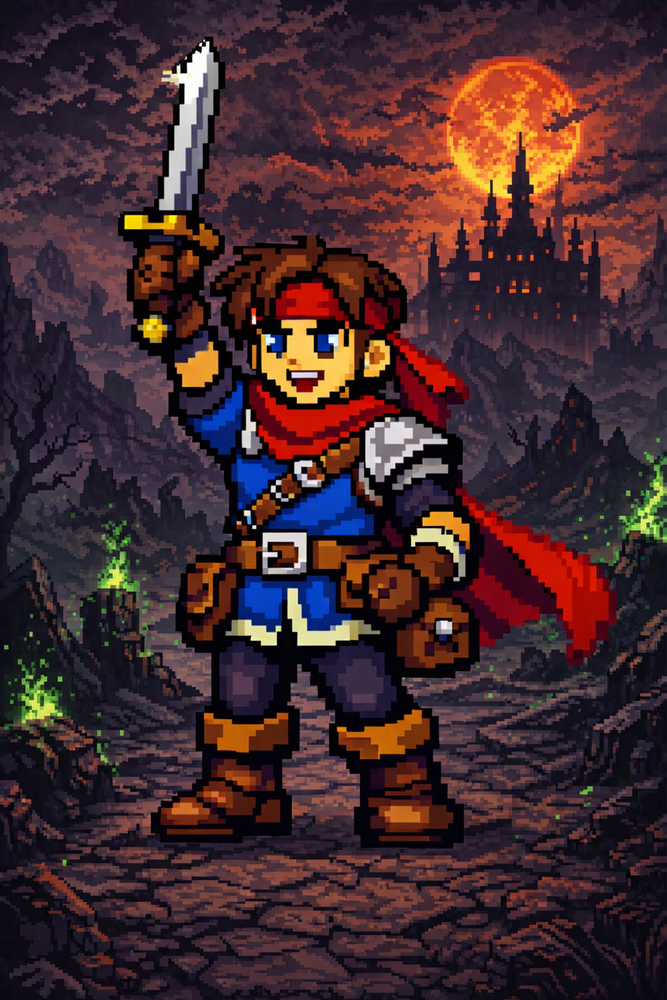
#> input picture Frames/Pixel art hero 1.png, 667 x 1000 px, shrunk from 1024 x 1536 before the run
$ python Create_gif.py
#> lines starting #> are read from the running program, lines starting #| are printed output that depends on the picture
import imageio.v3 as iio

frames = ['Frames/Pixel art hero 1.png', 'Frames/Pixel art hero 2.png']
images = []

for frame in frames:
    images.append(iio.imread(frame))

iio.imwrite("Hero.gif", images, duration=500, loop=0)
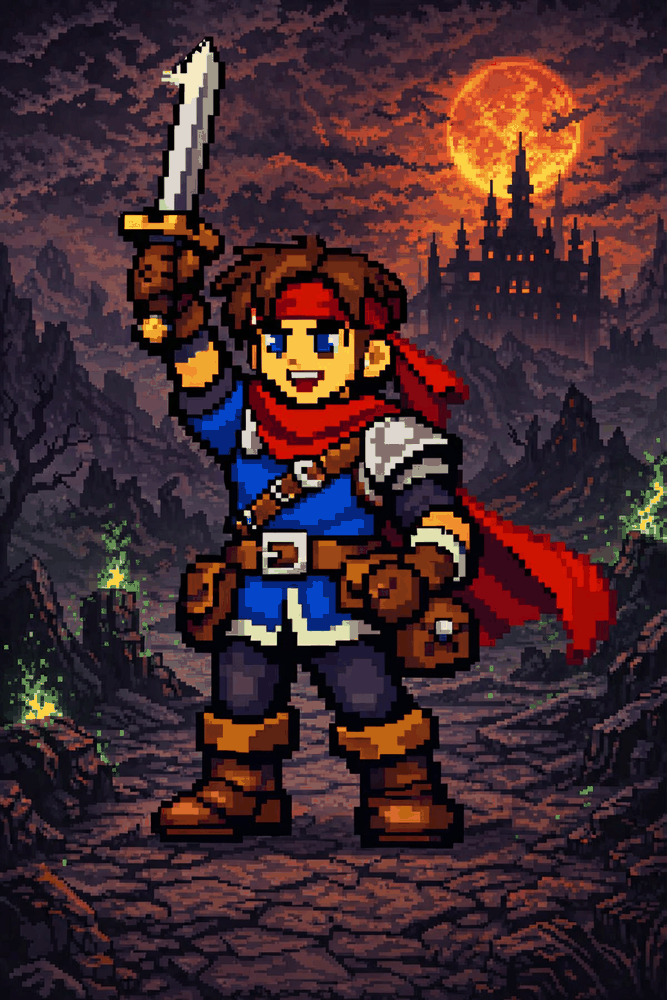
#> saved as Hero.gif: shape (1000, 667, 3); mean R, G, B 67.6, 42.2, 47
